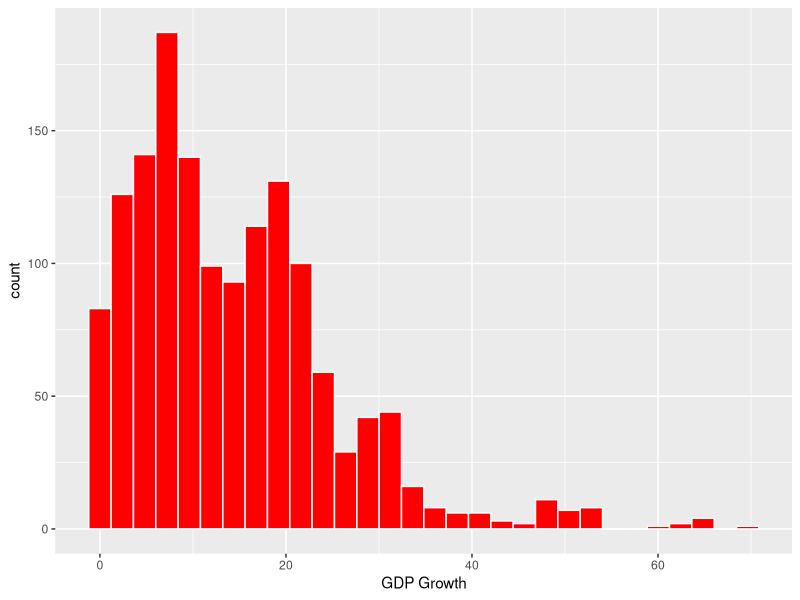
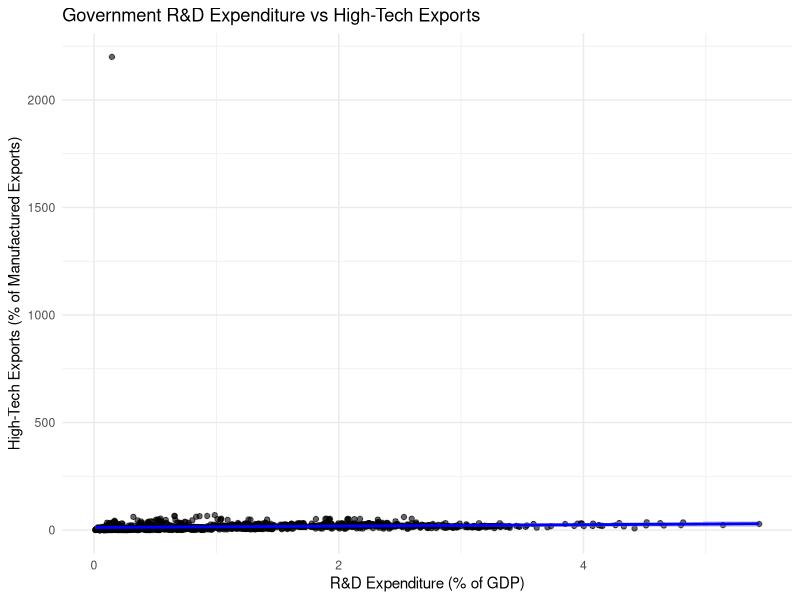
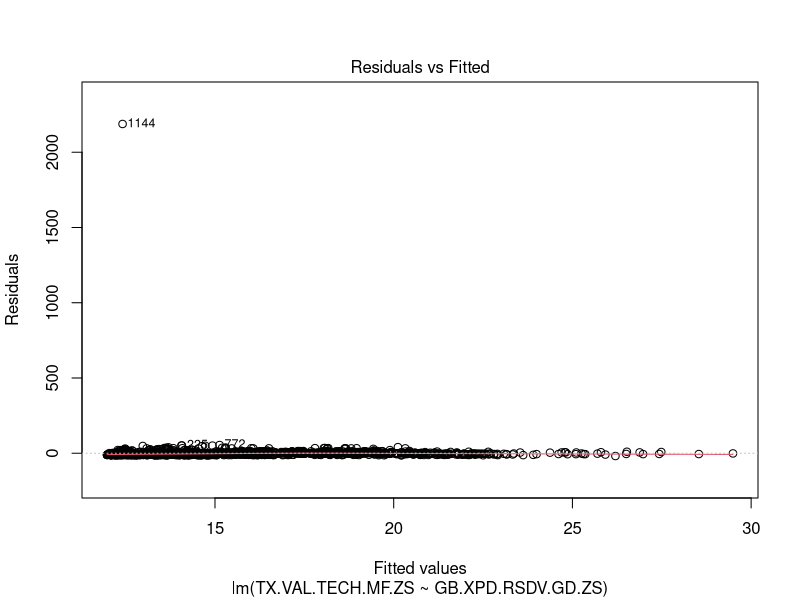
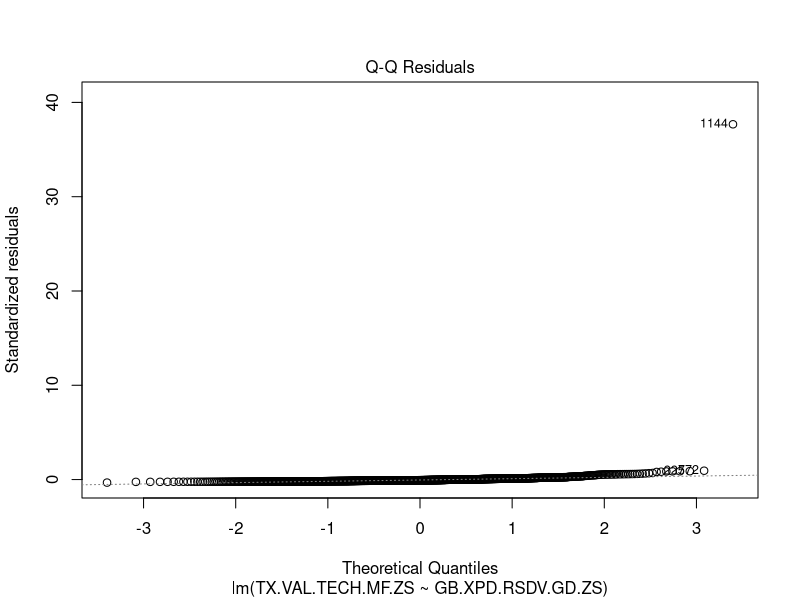
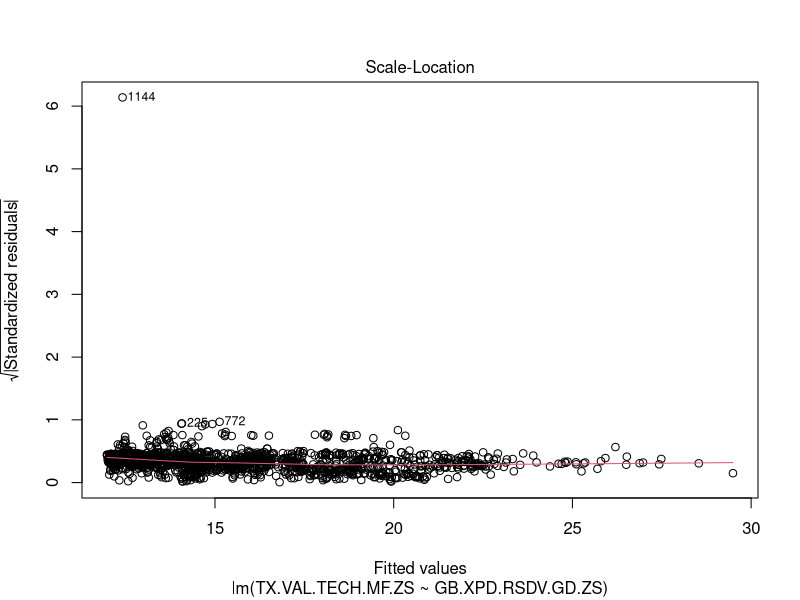
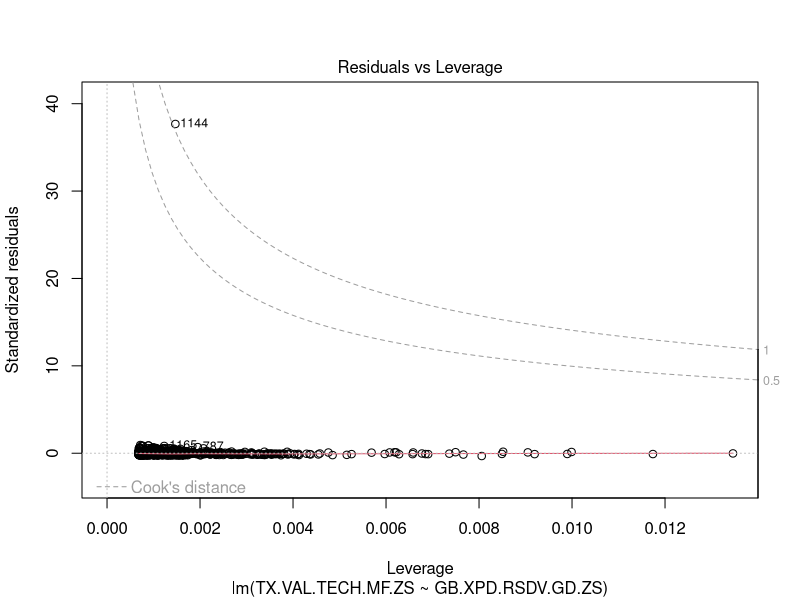

Write the R code that produced these figures, in order.
## ---- chunk 1
library(tidyverse)
library(ggplot2)
library(lme4)  # For linear mixed models
## ---- chunk 2
facttable<-read_csv("./facttable.csv")
## ---- chunk 3

## ---- chunk 4
facttable_wide <- facttable %>%
  pivot_longer(cols = 3:24, names_to = "year", values_to = "value") %>% 
  pivot_wider(names_from = Indicator, values_from = value)


## ---- chunk 5

## ---- chunk 6
# Select relevant columns and remove missing values
data <- facttable_wide %>%
  select("Country Code", year, GB.XPD.RSDV.GD.ZS, TX.VAL.TECH.MF.ZS) %>%
  na.omit()

## ---- chunk 7
data %>% 
  filter(TX.VAL.TECH.MF.ZS < 200) %>% 
  drop_na() %>%  
  ggplot(aes(x=TX.VAL.TECH.MF.ZS,)) +
  geom_histogram(color="white", fill="red") +
  labs(x = "GDP Growth", colours = "Cylinder")
## ---- chunk 8
ggplot(data, aes(x = GB.XPD.RSDV.GD.ZS, y = TX.VAL.TECH.MF.ZS)) +
  geom_point(alpha = 0.6) +
  geom_smooth(method = "lm", color = "blue") +
  labs(title = "Government R&D Expenditure vs High-Tech Exports",
       x = "R&D Expenditure (% of GDP)",
       y = "High-Tech Exports (% of Manufactured Exports)") +
  theme_minimal()


## ---- chunk 9
lm_model <- lm(TX.VAL.TECH.MF.ZS ~ GB.XPD.RSDV.GD.ZS, data = data)
summary(lm_model)

## ---- chunk 10
plot(lm_model)
## ---- chunk 11
colnames(data)[colnames(data) == "Country Code"] <- "Country"

## ---- chunk 12
lmm_model <- glmer(TX.VAL.TECH.MF.ZS ~ GB.XPD.RSDV.GD.ZS + (1 | Country),  data = data)
summary(lmm_model)

## ---- chunk 13
AIC(lm_model, lmm_model)

## ---- chunk 14
# Random Intercept Model
model_random_intercept <- lmer(TX.VAL.TECH.MF.ZS ~ GB.XPD.RSDV.GD.ZS + (1 | Country), data = data)
summary(model_random_intercept)

## ---- chunk 15
#Random Intercept and Random Slope Model

model_random_slope <- lmer(TX.VAL.TECH.MF.ZS ~ GB.XPD.RSDV.GD.ZS + (GB.XPD.RSDV.GD.ZS | Country), data = data)
summary(model_random_slope)

## ---- chunk 16
# Compare the 2 models;
anova(model_random_intercept, model_random_slope)

## ---- chunk 17
facttable_wide
## ---- chunk 18
colnames(facttable_wide)[colnames(facttable_wide) == "Country Code"] <- "Country"

## ---- chunk 19
lmm_extended <- lmer(TX.VAL.TECH.MF.ZS ~ GB.XPD.RSDV.GD.ZS * (CM.MKT.LCAP.GD.ZS + EG.USE.ELEC.KH.PC + FS.AST.PRVT.GD.ZS + GC.TAX.TOTL.GD.ZS + IT.MLT.MAIN.P2 ) + (GB.XPD.RSDV.GD.ZS | Country), 
                     data = facttable_wide, REML = FALSE)
summary(lmm_extended)
## ---- chunk 20
anova(lmm_extended)
## ---- chunk 21
library(car)
Anova(lmm_extended, type = "III")
